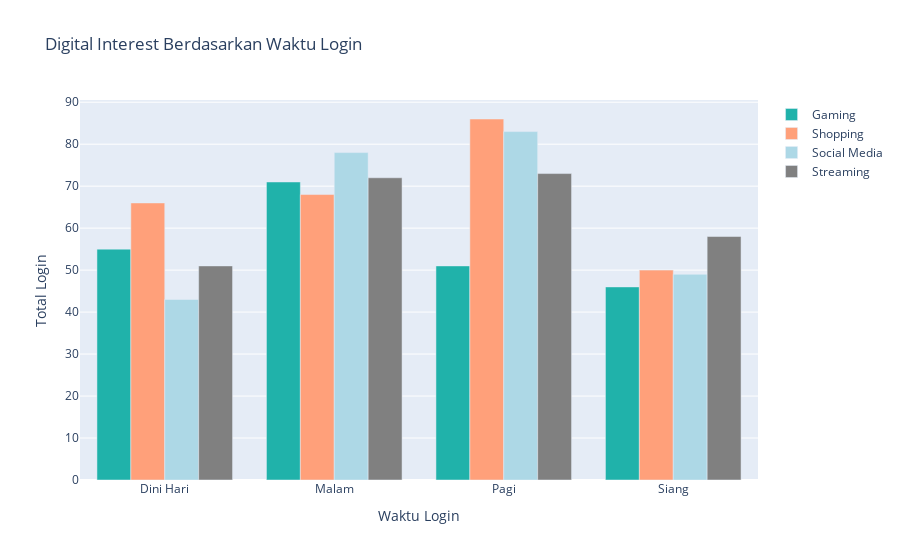

The code cell stored with this chart in its notebook:
### Code cell
# Membuat visualisasi menggunakan Plotly
fig = go.Figure()

# Menentukan warna untuk setiap kategori Digital_Interest
colors = {
    'Gaming': 'lightseagreen',
    'Shopping': 'lightsalmon',
    'Social Media': 'lightblue',
    'Education': 'lightcoral',
    # Tambahkan kategori lainnya dan warnanya sesuai keinginan
}

# Menambahkan bar untuk setiap kategori digital interest
for interest in digital_interest['Digital_Interest'].unique():
    # Filter data berdasarkan digital interest
    filtered_data = digital_interest[digital_interest['Digital_Interest'] == interest]
    
    # Menambahkan bar trace untuk setiap kategori digital interest
    fig.add_trace(go.Bar(
        x=filtered_data['Waktu_login'],
        y=filtered_data['Total_login'],
        name=interest,
        marker_color=colors.get(interest, 'gray')  # Menggunakan warna sesuai kategori
    ))

# Menambahkan layout
fig.update_layout(
    title='Digital Interest Berdasarkan Waktu Login ',
    xaxis_title='Waktu Login',
    yaxis_title='Total Login',
    barmode='group'
)

# Menampilkan plot
fig.show()

### Figure 1 — Plotly figure (JSON) as saved in the notebook; plotly's stock layout.template omitted (floating-point values rounded to 4 significant figures)
{"data": [{"marker": {"color": "lightseagreen"}, "name": "Gaming", "type": "bar", "x": ["Dini Hari", "Malam", "Pagi", "Siang"], "y": [55, 71, 51, 46]}, {"marker": {"color": "lightsalmon"}, "name": "Shopping", "type": "bar", "x": ["Dini Hari", "Malam", "Pagi", "Siang"], "y": [66, 68, 86, 50]}, {"marker": {"color": "lightblue"}, "name": "Social Media", "type": "bar", "x": ["Dini Hari", "Malam", "Pagi", "Siang"], "y": [43, 78, 83, 49]}, {"marker": {"color": "gray"}, "name": "Streaming", "type": "bar", "x": ["Dini Hari", "Malam", "Pagi", "Siang"], "y": [51, 72, 73, 58]}], "layout": {"barmode": "group", "title": {"text": "Digital Interest Berdasarkan Waktu Login "}, "xaxis": {"title": {"text": "Waktu Login"}}, "yaxis": {"title": {"text": "Total Login"}}}}
